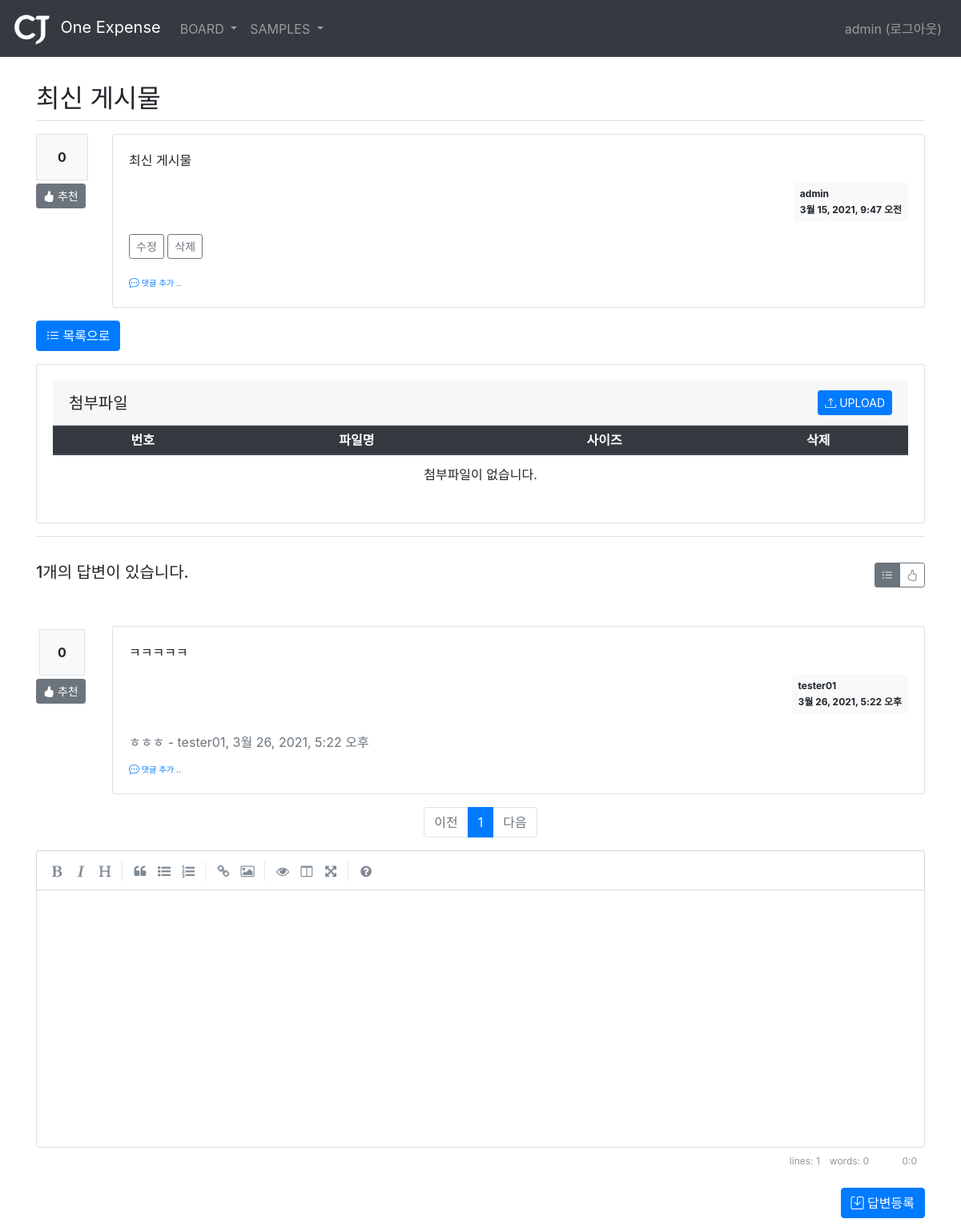
The app's page /board/board/detail/306/ (signed in) with its own data.
### board/models.py (models this page shows, shortened)
class Board(models.Model):
    menu = models.ForeignKey(Menu, on_delete=models.CASCADE, related_name='menu_board')
    author = models.ForeignKey(User, on_delete=models.CASCADE, related_name='author_board')
    subject = models.CharField(max_length=200)
    content = models.TextField()
    hit_count = models.IntegerField(default=0)
    create_date = models.DateTimeField()
    modify_date = models.DateTimeField(null=True, blank=True)
    voter = models.ManyToManyField(User, related_name='voter_board')

class Reply(models.Model):
    author = models.ForeignKey(User, on_delete=models.CASCADE, related_name='author_reply')
    board = models.ForeignKey(Board, on_delete=models.CASCADE)
    content = models.TextField()
    create_date = models.DateTimeField()
    modify_date = models.DateTimeField(null=True, blank=True)
    voter = models.ManyToManyField(User, related_name='voter_reply')

class Comment(models.Model):
    author = models.ForeignKey(User, on_delete=models.CASCADE)
    content = models.TextField()
    create_date = models.DateTimeField()
    modify_date = models.DateTimeField(null=True, blank=True)
    board = models.ForeignKey(Board, null=True, blank=True, on_delete=models.CASCADE)
    reply = models.ForeignKey(Reply, null=True, blank=True, on_delete=models.CASCADE)

### board/views/base_views.py (the view)
# urls.py: path('board/detail/<int:board_id>/', base_views.detail, name='detail'),
@login_required(login_url='common:login')
def detail(request, board_id):
    page = request.GET.get('page', '1')  # 페이지
    so = request.GET.get('so', 'recent')  # 정렬기준
    board = get_object_or_404(Board, pk=board_id)
    board.hit_count += 1
    board.save()
    if so == 'recommend':
        reply_list = board.reply_set.all().annotate(num_voter=Count('voter')).order_by('-num_voter', '-create_date')
    else:  # recent
        reply_list = board.reply_set.all().order_by('-create_date')
    paginator = Paginator(reply_list, 5)  # 페이지당 5개씩 보여주기
    page_obj = paginator.get_page(page)
    fileForm = FileForm()
    file_list = File.objects.filter(ref_type='board', ref_id=board.id).order_by('-create_date')
    context = {'board': board, 'reply_list': page_obj, 'so': so, 'page': page, 'fileForm': fileForm, 'file_list': file_list, 'ref_type': 'board', 'ref_id': board.id}
    return render(request, 'board/board_detail.html', context)

### board/templatetags/board_filter.py (called while the page is built)
@register.filter()
def mark(value):
    extensions = ["nl2br", "fenced_code"]
    return mark_safe(markdown.markdown(value, extensions=extensions))

### templates/board/board_detail.html (shortened to what this page needs)
{% extends 'base.html' %}
{% load board_filter %}
{% block content %}
<div class="container my-3" style="padding-top:80px">
    <h2 class="border-bottom py-2">{{ board.subject }}</h2>
    <div class="row my-3">
        <div class="col-1">
            <div class="bg-light text-center p-3 border font-weight-bolder mb-1">{{board.voter.count}}</div>
            <a href="#" data-uri="{% url 'board:vote_board' board.id  %}"
               class="recommend btn btn-sm btn-secondary"><i class="bi bi-hand-thumbs-up-fill"></i> 추천</a>
        </div>
        <div class="col-11">
            <div class="card">
                <div class="card-body">
                    <div class="card-text">{{ board.content|mark }}</div>
                    <div class="d-flex justify-content-end">
                        <div class="badge badge-light p-2 text-left">
                            <div class="mb-2">{{ board.author.username }}</div>
                            <div>{{ board.create_date }}</div>
                        </div>
                    </div>
                    {% if request.user == board.author %}
                    <div class="my-3">
                        <a href="{% url 'board:board_modify' board.id  %}"
                           class="btn btn-sm btn-outline-secondary">수정</a>
                        <a href="#" class="delete btn btn-sm btn-outline-secondary"
                           data-uri="{% url 'board:board_delete' board.id  %}">삭제</a>
                    </div>
                    {% endif %}
                    <div>
                        <a href="{% url 'board:comment_create_board' board.id  %}"
                           class="small"><i class="bi bi-chat-dots"></i><small> 댓글 추가 ..</small></a>
                    </div>
                </div>
            </div>
        </div>
    </div>
    <a href="{% url 'board:list' board.menu_id %}" class="btn btn-primary"><i class="bi bi-list-ul"></i> 목록으로</a>
    <div class="row my-3">
        <div class="col-12">
            <div class="card">
                <div class="card-body">
                    <h5 class="card-header d-flex justify-content-between align-items-center">
                        첨부파일
                        <button id="upload_popup_btn" type="button" class="btn btn-sm btn-primary"><i class="bi bi-upload"></i> UPLOAD</button>
                    </h5>
                    <table class="table">
                        <thead>
                        <tr class="text-center thead-dark table-sm">
                            <th>번호</th>
                            <th>파일명</th>
                            <th>사이즈</th>
                            <th>삭제</th>
                        </tr>
                        </thead>
                        <tbody>
                        {% if file_list %}
                        {% for file in file_list %}
                        <tr class="text-center">
                            <td>{{ forloop.counter }}</td>
                            <td>
                                <a href="{% url 'common:file_download' file.id  %}">{{ file.file_name }}</a>
                            </td>
                            <td>
                                {{ file.file_data.size }}
                            </td>
                            <td>
                                <a href="#" data-uri="{% url 'common:file_delete' file.id %}" class="file_delete badge badge-danger" type="button">DELETE</a>
                            </td>
                        </tr>
                        {% endfor %}
                        {% else %}
                        <tr>
                            <td colspan="4" class="text-center">첨부파일이 없습니다.</td>
                        </tr>
                        {% endif %}
                        </tbody>
                    </table>
                </div>
            </div>
        </div>
    </div>
    <div class="d-flex justify-content-between border-top my-3 py-2">
        <h5 class="my-3 py-2">{{ reply_list.paginator.count }}개의 답변이 있습니다.</h5>
        <div class="btn-group my-3 py-2" role="group">
            <button type="button" class="btn btn-sm btn-outline-secondary so {% if so == 'recent' %}active{% endif %}" data-so="recent"  data-original-title="최신순">
                <i class="bi bi-list-ul"></i>
            </button>
            <button type="button" class="btn btn-sm btn-outline-secondary so {% if so == 'recommend' %}active{% endif %}" data-so="recommend" data-original-title="추천순">
                <i class="bi bi-hand-thumbs-up"></i>
            </button>
        </div>
    </div>
    {% for reply in reply_list %}
    <div class="row my-3">
        <div class="col-1">
            <div class="bg-light text-center p-3 border font-weight-bolder m-1">{{reply.voter.count}}</div>
            <a href="#" data-uri="{% url 'board:vote_reply' reply.id  %}"
                class="recommend btn btn-sm btn-secondary"><i class="bi bi-hand-thumbs-up-fill"></i> 추천</a>
        </div>
        <div class="col-11">
            <div class="card">
                <div class="card-body">
                    <div class="card-text">{{ reply.content|mark }}</div>
                    <div class="d-flex justify-content-end">
                        <div class="badge badge-light p-2 text-left">
                            <div class="mb-2">{{ reply.author.username }}</div>
                            <div>{{ reply.create_date }}</div>
                        </div>
                    </div>
                    {% if reply.comment_set.count > 0 %}
                    <div class="mt-3">
                    {% for comment in reply.comment_set.all %}
                        <div class="comment py-2 text-muted">
                            <span style="white-space: pre-line;">{{ comment.content }}</span>
                            <span>
                                - {{ comment.author }}, {{ comment.create_date }}
                            </span>
                        </div>
                    {% endfor %}
                    </div>
                    {% endif %}
                    <div>
                        <a href="{% url 'board:comment_create_reply' reply.id  %}"
                           class="small"><i class="bi bi-chat-dots"></i><small> 댓글 추가 ..</small></a>
                    </div>
                </div>
            </div>
        </div>
    </div>
    {% endfor %}
    <ul class="pagination justify-content-center">
        {% if reply_list.has_previous %}
        <li class="page-item">
           <a class="page-link" data-page="{{ reply_list.previous_page_number }}" href="#">이전</a>
        </li>
        {% else %}
        <li class="page-item disabled">
            <a class="page-link" tabindex="-1" aria-disabled="true" href="#">이전</a>
        </li>
        {% endif %}
        {% for page_number in reply_list.paginator.page_range %}
            {% if page_number >= reply_list.number|add:-5 and page_number <= reply_list.number|add:5 %}
                {% if page_number == reply_list.number %}
                <li class="page-item active" aria-current="page">
                    <a class="page-link" data-page="{{ page_number }}" href="#">{{ page_number }}</a>
                </li>
                {% else %}
                <li class="page-item">
                    <a class="page-link" data-page="{{ page_number }}" href="#">{{ page_number }}</a>
                </li>
                {% endif %}
            {% endif %}
        {% endfor %}
        {% if reply_list.has_next %}
        <li class="page-item">
            <a class="page-link" data-page="{{ reply_list.next_page_number }}" href="#">다음</a>
        </li>
        {% else %}
        <li class="page-item disabled">
            <a class="page-link" tabindex="-1" aria-disabled="true" href="#">다음</a>
        </li>
        {% endif %}
    </ul>
    <form action="{% url 'board:reply_create' board.id %}" method="post" class="my-3">
        <div class="form-group">
        </div>
        <div class="d-flex justify-content-end">
            <button type="submit" class="btn btn-primary"><i class="bi bi-save"></i> 답변등록</button>
        </div>
    </form>
</div>
{% endblock %}

### templates/navbar.html (shortened to what this page needs)
{% load static %}
<header>
    <nav class="navbar navbar-expand-md navbar-dark fixed-top bg-dark">
        <a class="navbar-brand" href="/">
            <img src="{% static '/images/logo_cj_white.png' %}" class="img-fluid" style="height:45px; padding-right:5px"> One Expense
        </a>
        <div class="collapse navbar-collapse" id="navbarCollapse">
            <ul class="navbar-nav mr-auto">
                <li class="nav-item dropdown">
                    {% if user.is_authenticated %}
                    <a class="nav-link dropdown-toggle" href="{% url 'board:list' 1 %}" data-toggle="dropdown"> BOARD </a>
                    {% endif %}
                </li>
                <li class="nav-item dropdown">
                    {% if user.is_authenticated %}
                    <a class="nav-link dropdown-toggle" href="{% url 'board:list' 1 %}" data-toggle="dropdown"> SAMPLES </a>
                    {% endif %}
                </li>
            </ul>
            <ul class="navbar-nav">
                <li class="nav-item">
                    {% if user.is_authenticated %}
                    <a class="nav-link" href="{% url 'common:logout' %}">{{ user.username }} (로그아웃)</a>
                    {% else %}
                    <a class="nav-link" href="{% url 'common:login' %}">로그인</a>
                    {% endif %}
                </li>
            </ul>
        </div>
    </nav>
</header>

### records on screen
Board: subject "최신 게시물", voter.count "0", content|mark "최신 게시물", author.username "admin", create_date "3월 15, 2021, 9:47 오전"
Reply: voter.count "0", content|mark "ㅋㅋㅋㅋㅋ", author.username "tester01", create_date "3월 26, 2021, 5:22 오후"
Comment: content "ㅎㅎㅎ", author "tester01", create_date "3월 26, 2021, 5:22 오후"

### other values on screen
{{ user.username }} "admin"
{{ reply_list.paginator.count }} "1"
{{ page_number }} "1"
